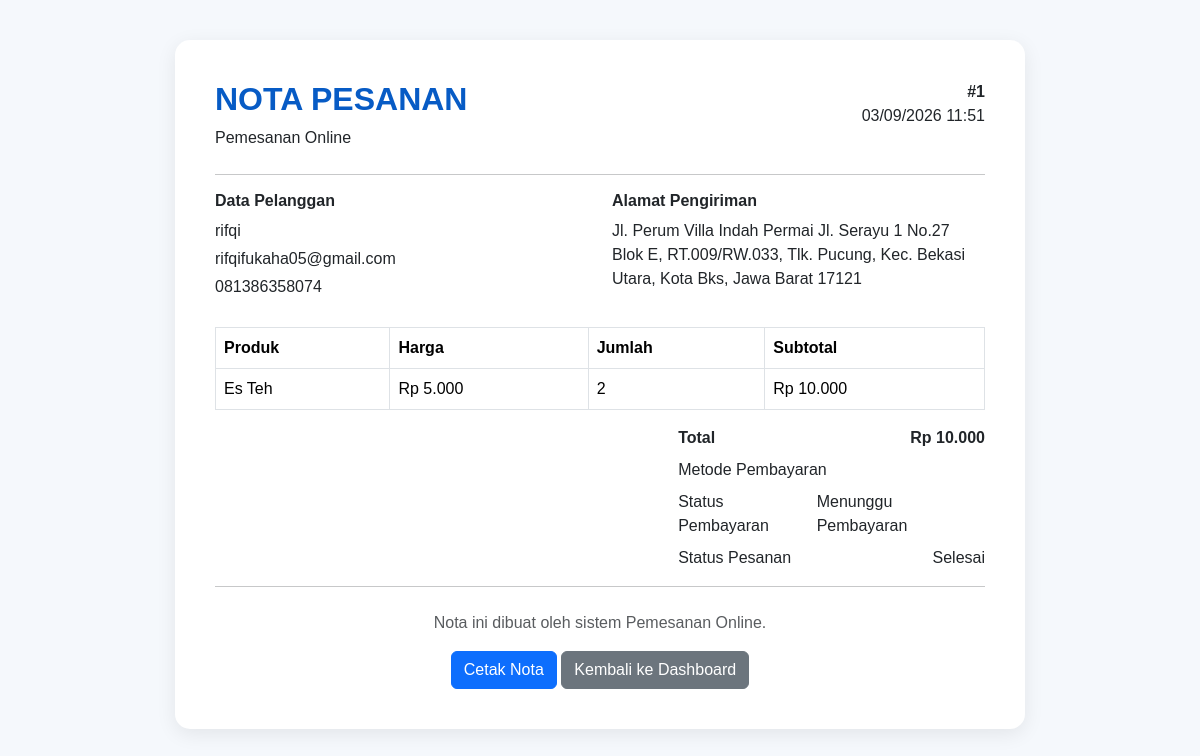
Screenshot of /nota.php?id=1 (signed in) with the database file from the repository.
### tables this page shows
CREATE TABLE `orders` (
  `id` int(11) NOT NULL,
  `user_id` int(11) NOT NULL,
  `total` decimal(12,2) NOT NULL,
  `address` text NOT NULL,
  `phone` varchar(30) NOT NULL,
  `payment` enum('QRIS','Transfer Bank','COD') NOT NULL,
  `payment_proof` varchar(255) DEFAULT NULL,
  `status` enum('Menunggu','Diproses','Dikirim','Selesai','Dibatalkan') NOT NULL DEFAULT 'Menunggu',
  `created_at` timestamp NOT NULL DEFAULT current_timestamp(),
  `payment_status` enum('Menunggu Pembayaran','Diproses','Berhasil','Gagal') NOT NULL DEFAULT 'Menunggu Pembayaran'
);

CREATE TABLE `users` (
  `id` int(11) NOT NULL,
  `name` varchar(100) NOT NULL,
  `email` varchar(150) NOT NULL,
  `password` varchar(255) NOT NULL,
  `role` enum('customer','admin') NOT NULL DEFAULT 'customer',
  `created_at` timestamp NOT NULL DEFAULT current_timestamp()
);

CREATE TABLE `order_items` (
  `id` int(11) NOT NULL,
  `order_id` int(11) NOT NULL,
  `product_id` int(11) NOT NULL,
  `qty` int(11) NOT NULL,
  `price` decimal(12,2) NOT NULL
);

CREATE TABLE `products` (
  `id` int(11) NOT NULL,
  `name` varchar(150) NOT NULL,
  `description` text DEFAULT NULL,
  `price` decimal(12,2) NOT NULL DEFAULT 0.00,
  `stock` int(11) NOT NULL DEFAULT 0,
  `image` varchar(500) DEFAULT NULL,
  `created_at` timestamp NOT NULL DEFAULT current_timestamp()
);

### nota.php (the view, shortened to what this page needs)
<?php
require_once __DIR__ . "/../config/database.php";
$id = isset($_GET['id']) ? (int) $_GET['id'] : 0;
$stmt = $pdo->prepare("
    SELECT
        orders.*,
        users.name,
        users.email
    FROM orders
    INNER JOIN users ON users.id = orders.user_id
    WHERE orders.id = ?
");
$stmt->execute([$id]);
$order = $stmt->fetch(PDO::FETCH_ASSOC);
$stmt = $pdo->prepare("
    SELECT
        order_items.*,
        products.name AS product_name
    FROM order_items
    INNER JOIN products ON products.id = order_items.product_id
    WHERE order_items.order_id = ?
");
$stmt->execute([$id]);
$items = $stmt->fetchAll(PDO::FETCH_ASSOC);
?>
<!DOCTYPE html>
<html lang="id">
<head>
    <link
        href="https://cdn.jsdelivr.net/npm/bootstrap@5.3.3/dist/css/bootstrap.min.css"
        rel="stylesheet"
    >
</head>
<body>
<div class="nota">
    <div class="d-flex justify-content-between align-items-start mb-4">
        <div>
            <h2 class="fw-bold judul">
                NOTA PESANAN
            </h2>
            <p class="mb-0">
                Pemesanan Online
            </p>
        </div>
        <div class="text-end">
            <strong>
                #<?= $order['id'] ?>
            </strong>
            <br>
            <?= date('d/m/Y H:i', strtotime($order['created_at'])) ?>
        </div>
    </div>
    <hr>
    <div class="row mb-4">
        <div class="col-md-6">
            <h6 class="fw-bold">
                Data Pelanggan
            </h6>
            <p class="mb-1">
                <?= htmlspecialchars($order['name']) ?>
            </p>
            <p class="mb-1">
                <?= htmlspecialchars($order['email']) ?>
            </p>
            <p class="mb-1">
                <?= htmlspecialchars($order['phone']) ?>
            </p>
        </div>
        <div class="col-md-6">
            <h6 class="fw-bold">
                Alamat Pengiriman
            </h6>
            <p class="mb-0">
                <?= nl2br(htmlspecialchars($order['address'])) ?>
            </p>
        </div>
    </div>
    <table class="table table-bordered">
        <thead>
            <tr>
                <th>Produk</th>
                <th>Harga</th>
                <th>Jumlah</th>
                <th>Subtotal</th>
            </tr>
        </thead>
        <tbody>
        <?php foreach ($items as $item): ?>
            <tr>
                <td>
                    <?= htmlspecialchars($item['product_name']) ?>
                </td>
                <td>
                    Rp <?= number_format($item['price'], 0, ',', '.') ?>
                </td>
                <td>
                    <?= $item['qty'] ?>
                </td>
                <td>
                    Rp <?= number_format(
                        $item['price'] * $item['qty'],
                        0,
                        ',',
                        '.'
                    ) ?>
                </td>
            </tr>
        <?php endforeach; ?>
        </tbody>
    </table>
    <div class="row justify-content-end">
        <div class="col-md-5">
            <div class="d-flex justify-content-between">
                <strong>
                    Total
                </strong>
                <strong>
                    Rp <?= number_format($order['total'], 0, ',', '.') ?>
                </strong>
            </div>
            <div class="d-flex justify-content-between mt-2">
                <span>
                    Metode Pembayaran
                </span>
            </div>
            <div class="d-flex justify-content-between mt-2">
                <span>
                    Status Pembayaran
                </span>
                <span>
                    <?= htmlspecialchars($order['payment_status']) ?>
                </span>
            </div>
            <div class="d-flex justify-content-between mt-2">
                <span>
                    Status Pesanan
                </span>
                <span>
                    <?= htmlspecialchars($order['status']) ?>
                </span>
            </div>
        </div>
    </div>
    <hr>
    <div class="text-center mt-4">
        <p class="text-muted mb-3">
            Nota ini dibuat oleh sistem Pemesanan Online.
        </p>
        <button
            onclick="window.print()"
            class="btn btn-primary no-print"
        >
            Cetak Nota
        </button>
        <a
            href="index.php"
            class="btn btn-secondary no-print"
        >
            Kembali ke Dashboard
        </a>
    </div>
</div>
</body>
</html>

### nota.php (style rules this page uses)
body { background: #f5f8fc; font-family: Arial, Helvetica, sans-serif; }
.nota { max-width: 850px; margin: 40px auto; background: white; padding: 40px; border-radius: 15px; box-shadow: 0 5px 20px rgba(0,0,0,0.08); }
.judul { color: #075bc5; }

### rows the page displays
orders: id "1", created_at "03/09/2026 11:51", user.name "rifqi", user.email "rifqifukaha05@gmail.com", phone "081386358074", address "Jl. Perum Villa Indah Permai Jl. Serayu 1 No.27 Blok E, RT.009/RW.033, Tlk. Pucung, Kec. Bekasi Utara, Kota Bks, Jawa Barat 17121", total "10.000", payment_status "Menunggu Pembayaran", status "Selesai"
order_items: product.name "Es Teh", price "5.000", qty "2", $item['price'] * $item['qty'] "10.000"
